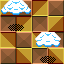

The image is a tile-based game level rendered from a .tmx file. Its description and complete source (layers, tilesets, objects, tile grids) follow:
An orthogonal 4x4 tile map with 16x16 px tiles, 2 tile layers (Tile Layer 1, Clouds).

<map version="1.10" tiledversion="1.11.1-99-gec89c545" orientation="orthogonal" renderorder="right-down" width="4" height="4" tilewidth="16" tileheight="16" infinite="0" nextlayerid="3" nextobjectid="1">
 <tileset firstgid="1" name="tileset" tilewidth="16" tileheight="16" tilecount="64" columns="1">
  <image source="tileset.png" trans="00ffff" width="16" height="1024" />
 </tileset>
 <layer id="1" name="Tile Layer 1" width="4" height="4">
  <data encoding="csv">
3,2147483652,3221225475,4,
1073741828,3221225475,3221225476,3,
1073741827,2147483652,1073741827,1073741828,
4,2147483651,3221225476,2147483651
</data>
 </layer>
 <layer id="2" name="Clouds" width="4" height="4">
  <data encoding="csv">
5,2147483653,0,0,
2147483655,7,0,0,
0,0,2147483654,6,
0,0,2147483655,7
</data>
 </layer>
</map>